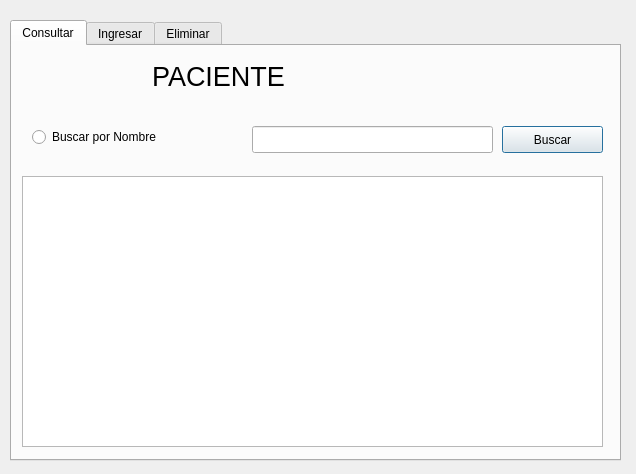
<?xml version="1.0" encoding="UTF-8"?>
<ui version="4.0">
 <class>dialog_cliente</class>
 <widget class="QDialog" name="dialog_cliente">
  <property name="windowModality">
   <enum>Qt::WindowModal</enum>
  </property>
  <property name="geometry">
   <rect>
    <x>0</x>
    <y>0</y>
    <width>636</width>
    <height>474</height>
   </rect>
  </property>
  <property name="windowTitle">
   <string>Cliente</string>
  </property>
  <widget class="QWidget" name="widget" native="true">
   <property name="geometry">
    <rect>
     <x>10</x>
     <y>20</y>
     <width>771</width>
     <height>531</height>
    </rect>
   </property>
   <widget class="QTabWidget" name="tabWidget">
    <property name="geometry">
     <rect>
      <x>0</x>
      <y>0</y>
      <width>611</width>
      <height>441</height>
     </rect>
    </property>
    <property name="currentIndex">
     <number>0</number>
    </property>
    <widget class="QWidget" name="tab_2">
     <attribute name="title">
      <string>Consultar</string>
     </attribute>
     <widget class="QTableView" name="tb_clientes">
      <property name="geometry">
       <rect>
        <x>10</x>
        <y>130</y>
        <width>581</width>
        <height>271</height>
       </rect>
      </property>
     </widget>
     <widget class="QLabel" name="label_8">
      <property name="geometry">
       <rect>
        <x>140</x>
        <y>20</y>
        <width>261</width>
        <height>20</height>
       </rect>
      </property>
      <property name="font">
       <font>
        <pointsize>20</pointsize>
       </font>
      </property>
      <property name="text">
       <string>PACIENTE</string>
      </property>
     </widget>
     <widget class="QLineEdit" name="txt_buscar">
      <property name="geometry">
       <rect>
        <x>240</x>
        <y>80</y>
        <width>241</width>
        <height>27</height>
       </rect>
      </property>
     </widget>
     <widget class="QPushButton" name="btn_buscar">
      <property name="geometry">
       <rect>
        <x>490</x>
        <y>80</y>
        <width>101</width>
        <height>27</height>
       </rect>
      </property>
      <property name="text">
       <string>Buscar</string>
      </property>
     </widget>
     <widget class="QRadioButton" name="radioButton_apellido">
      <property name="geometry">
       <rect>
        <x>20</x>
        <y>80</y>
        <width>191</width>
        <height>22</height>
       </rect>
      </property>
      <property name="text">
       <string>Buscar por Nombre</string>
      </property>
     </widget>
    </widget>
    <widget class="QWidget" name="tab_1">
     <attribute name="title">
      <string>Ingresar</string>
     </attribute>
     <widget class="QPushButton" name="btn_guardar">
      <property name="geometry">
       <rect>
        <x>500</x>
        <y>360</y>
        <width>98</width>
        <height>27</height>
       </rect>
      </property>
      <property name="text">
       <string>Guardar</string>
      </property>
     </widget>
     <widget class="QLabel" name="label_7">
      <property name="geometry">
       <rect>
        <x>140</x>
        <y>20</y>
        <width>281</width>
        <height>20</height>
       </rect>
      </property>
      <property name="font">
       <font>
        <pointsize>20</pointsize>
       </font>
      </property>
      <property name="text">
       <string>INGRESAR PACIENTE</string>
      </property>
     </widget>
     <widget class="QPushButton" name="btn_guardar_2">
      <property name="geometry">
       <rect>
        <x>380</x>
        <y>360</y>
        <width>98</width>
        <height>27</height>
       </rect>
      </property>
      <property name="text">
       <string>Cerrar</string>
      </property>
     </widget>
     <widget class="QWidget" name="layoutWidget">
      <property name="geometry">
       <rect>
        <x>120</x>
        <y>60</y>
        <width>291</width>
        <height>261</height>
       </rect>
      </property>
      <layout class="QHBoxLayout" name="horizontalLayout">
       <item>
        <layout class="QVBoxLayout" name="verticalLayout_2">
         <item>
          <widget class="QLabel" name="label">
           <property name="text">
            <string>Nombre</string>
           </property>
          </widget>
         </item>
         <item>
          <widget class="QLabel" name="label_2">
           <property name="text">
            <string>Apellido</string>
           </property>
          </widget>
         </item>
         <item>
          <widget class="QLabel" name="label_9">
           <property name="text">
            <string>Cedula</string>
           </property>
          </widget>
         </item>
         <item>
          <widget class="QLabel" name="label_3">
           <property name="text">
            <string>Direccion</string>
           </property>
          </widget>
         </item>
         <item>
          <widget class="QLabel" name="label_4">
           <property name="text">
            <string>Telefono</string>
           </property>
          </widget>
         </item>
         <item>
          <widget class="QLabel" name="label_5">
           <property name="text">
            <string>Mail</string>
           </property>
          </widget>
         </item>
         <item>
          <widget class="QLabel" name="label_6">
           <property name="text">
            <string>Nacimiento</string>
           </property>
          </widget>
         </item>
        </layout>
       </item>
       <item>
        <layout class="QVBoxLayout" name="verticalLayout">
         <item>
          <widget class="QLineEdit" name="txt_nombre"/>
         </item>
         <item>
          <widget class="QLineEdit" name="txt_apellido"/>
         </item>
         <item>
          <widget class="QLineEdit" name="txt_cedula"/>
         </item>
         <item>
          <widget class="QLineEdit" name="txt_direccion"/>
         </item>
         <item>
          <widget class="QLineEdit" name="txt_telefono"/>
         </item>
         <item>
          <widget class="QLineEdit" name="txt_mail"/>
         </item>
         <item>
          <widget class="QDateEdit" name="txt_nacimiento">
           <property name="minimumDate">
            <date>
             <year>2014</year>
             <month>9</month>
             <day>16</day>
            </date>
           </property>
           <property name="calendarPopup">
            <bool>true</bool>
           </property>
          </widget>
         </item>
        </layout>
       </item>
      </layout>
     </widget>
    </widget>
    <widget class="QWidget" name="tab">
     <attribute name="title">
      <string>Eliminar</string>
     </attribute>
     <widget class="QPushButton" name="btn_eliminar_selec">
      <property name="geometry">
       <rect>
        <x>100</x>
        <y>350</y>
        <width>131</width>
        <height>27</height>
       </rect>
      </property>
      <property name="text">
       <string>Eliminar Seleccion</string>
      </property>
     </widget>
     <widget class="QPushButton" name="btn_eliminar_todo">
      <property name="geometry">
       <rect>
        <x>330</x>
        <y>350</y>
        <width>131</width>
        <height>27</height>
       </rect>
      </property>
      <property name="text">
       <string>Eliminar Todo</string>
      </property>
     </widget>
     <widget class="QLabel" name="label_10">
      <property name="geometry">
       <rect>
        <x>160</x>
        <y>20</y>
        <width>241</width>
        <height>20</height>
       </rect>
      </property>
      <property name="font">
       <font>
        <pointsize>20</pointsize>
       </font>
      </property>
      <property name="text">
       <string>ELIMINAR PACIENTE</string>
      </property>
     </widget>
     <widget class="QTableView" name="tb_clientes_eliminar">
      <property name="geometry">
       <rect>
        <x>40</x>
        <y>60</y>
        <width>511</width>
        <height>281</height>
       </rect>
      </property>
     </widget>
    </widget>
   </widget>
  </widget>
 </widget>
 <resources/>
 <connections/>
</ui>
